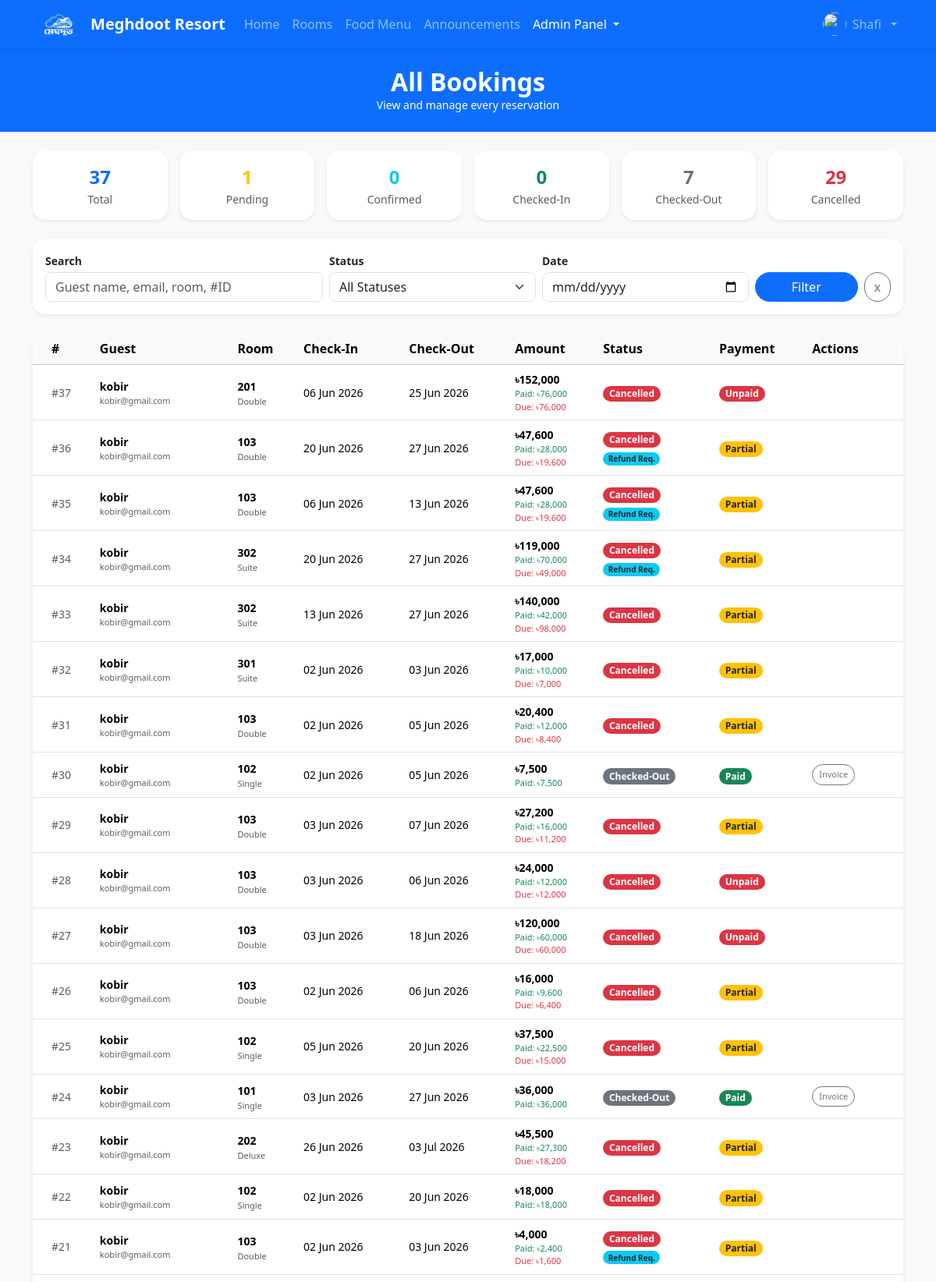
/receptionist/manage_bookings.php (signed in, upper part), run on the app's committed database.
### tables this page shows
CREATE TABLE `booking` (
  `booking_id` int(11) NOT NULL,
  `guest_id` int(11) NOT NULL,
  `room_id` int(11) NOT NULL,
  `check_in` date NOT NULL,
  `check_out` date NOT NULL,
  `status` enum('Pending','Confirmed','Checked-In','Checked-Out','Cancelled') NOT NULL DEFAULT 'Pending',
  `transaction_id` varchar(100) DEFAULT NULL,
  `pay_amount` decimal(10,2) NOT NULL DEFAULT 0.00,
  `due_amount` decimal(10,2) NOT NULL DEFAULT 0.00,
  `payment_status` enum('paid','unpaid','partial') NOT NULL DEFAULT 'unpaid',
  `refund_status` enum('none','requested','approved','rejected') NOT NULL DEFAULT 'none',
  `refund_percent` tinyint(3) UNSIGNED NOT NULL DEFAULT 0,
  `booked_at` timestamp NOT NULL DEFAULT current_timestamp(),
  `updated_at` timestamp NOT NULL DEFAULT current_timestamp() ON UPDATE current_timestamp()
);

CREATE TABLE `user` (
  `User_id` int(11) NOT NULL,
  `Name` varchar(100) NOT NULL,
  `Email` varchar(100) NOT NULL,
  `Password` varchar(255) NOT NULL,
  `Role` enum('guest','receptionist','manager','admin') NOT NULL DEFAULT 'guest',
  `Phone` varchar(20) DEFAULT NULL,
  `Photo` varchar(255) DEFAULT NULL,
  `Created_at` timestamp NOT NULL DEFAULT current_timestamp()
);

CREATE TABLE `room` (
  `room_id` int(11) NOT NULL,
  `room_number` varchar(10) NOT NULL,
  `type` enum('Single','Double','Deluxe','Suite') NOT NULL,
  `price_per_night` decimal(10,2) NOT NULL DEFAULT 0.00,
  `status` enum('Available','Booked','Under Maintenance') NOT NULL DEFAULT 'Available',
  `description` text DEFAULT NULL,
  `image` varchar(255) DEFAULT NULL,
  `floor` int(11) DEFAULT 1,
  `capacity` int(11) DEFAULT 1,
  `created_at` timestamp NOT NULL DEFAULT current_timestamp()
);

### receptionist/manage_bookings.php (the view, shortened to what this page needs)
<?php
include '../db.php';
$status_filter  = $_GET['status']  ?? '';
$search         = trim($_GET['search'] ?? '');
$date_filter    = $_GET['date']    ?? '';
$allowed_status = ['Pending','Confirmed','Checked-In','Checked-Out','Cancelled'];
if (!in_array($status_filter, $allowed_status)) $status_filter = '';
$sql = "
    SELECT b.booking_id, b.check_in, b.check_out, b.status, b.payment_status,
           b.pay_amount, b.due_amount, b.booked_at, b.refund_status,
           u.Name AS guest_name, u.Email AS guest_email, u.Phone AS guest_phone,
           r.room_number, r.type AS room_type
    FROM booking b
    JOIN user u ON b.guest_id = u.User_id
    JOIN room r ON b.room_id = r.room_id
";
$sql .= " ORDER BY b.booked_at DESC";
$stmt = $conn->prepare($sql);
$stmt->execute();
$bookings = $stmt->get_result();
$stats = $conn->query("
    SELECT
        COUNT(*) AS total,
        SUM(status='Pending')    AS pending,
        SUM(status='Confirmed')  AS confirmed,
        SUM(status='Checked-In') AS checkedin,
        SUM(status='Checked-Out')AS checkedout,
        SUM(status='Cancelled')  AS cancelled
    FROM booking
")->fetch_assoc();
?>
<!DOCTYPE html>
<html lang="en">
<head>
    <link rel="stylesheet" href="../bootstrap-5.3.8-dist/css/bootstrap.min.css"
        onerror="this.onerror=null;this.href='https://cdn.jsdelivr.net/npm/bootstrap@5.3.8/dist/css/bootstrap.min.css'">
</head>
<body class="bg-light">
<?php include '../navbar.php'; ?>
<div class="bg-primary text-white py-4 text-center">
    <div class="container">
        <h2 class="fw-bold mb-0"> All Bookings</h2>
        <p class="fw-light mb-0 small">View and manage every reservation</p>
    </div>
</div>
<section class="py-4">
<div class="container">
<div class="row g-3 mb-4">
    <?php
    $stat_items = [
        ['label'=>'Total',       'val'=>$stats['total'],      'color'=>'primary',  'filter'=>''],
        ['label'=>'Pending',     'val'=>$stats['pending'],    'color'=>'warning',  'filter'=>'Pending'],
        ['label'=>'Confirmed',   'val'=>$stats['confirmed'],  'color'=>'info',     'filter'=>'Confirmed'],
        ['label'=>'Checked-In',  'val'=>$stats['checkedin'],  'color'=>'success',  'filter'=>'Checked-In'],
        ['label'=>'Checked-Out', 'val'=>$stats['checkedout'], 'color'=>'secondary','filter'=>'Checked-Out'],
        ['label'=>'Cancelled',   'val'=>$stats['cancelled'],  'color'=>'danger',   'filter'=>'Cancelled'],
    ];
    foreach ($stat_items as $si):
    $active = ($status_filter === $si['filter']) ? 'border-2 border-' . $si['color'] : '';
    ?>
    <div class="col-6 col-md-2">
        <a href="?status=<?php echo urlencode($si['filter']); ?>" class="text-decoration-none">
            <div class="card border-0 shadow-sm rounded-4 text-center p-3 h-100 <?php echo $active; ?>">
                <div class="fw-bold fs-4 text-<?php echo $si['color']; ?>"><?php echo $si['val']; ?></div>
                <div class="text-muted small"><?php echo $si['label']; ?></div>
            </div>
        </a>
    </div>
    <?php endforeach; ?>
</div>
<div class="card border-0 shadow-sm rounded-4 p-3 mb-4">
    <form method="GET" class="row g-2 align-items-end">
        <div class="col-md-4">
            <label class="form-label small fw-semibold mb-1">Search</label>
            <input type="text" name="search" class="form-control rounded-3" placeholder="Guest name, email, room, #ID"
                value="<?php echo htmlspecialchars($search); ?>">
        </div>
        <div class="col-md-3">
            <label class="form-label small fw-semibold mb-1">Status</label>
            <select name="status" class="form-select rounded-3">
                <option value="">All Statuses</option>
            </select>
        </div>
        <div class="col-md-3">
            <label class="form-label small fw-semibold mb-1">Date</label>
            <input type="date" name="date" class="form-control rounded-3"
                value="<?php echo htmlspecialchars($date_filter); ?>">
        </div>
        <div class="col-md-2 d-flex gap-2">
            <button type="submit" class="btn btn-primary rounded-pill flex-grow-1">Filter</button>
            <a href="manage_bookings.php" class="btn btn-outline-secondary rounded-pill">x</a>
        </div>
    </form>
</div>
<div class="card border-0 shadow-sm rounded-4">
    <div class="card-body p-0">
        <?php if ($bookings->num_rows === 0): ?>
            <div class="text-center py-5 text-muted">
                <div class="fs-1"></div>
                <p class="mb-0">No bookings found matching your filters.</p>
            </div>
        <?php else: ?>
        <div class="table-responsive">
        <table class="table table-hover align-middle mb-0">
            <thead class="table-light">
                <tr>
                    <th class="ps-4">#</th>
                    <th>Guest</th>
                    <th>Room</th>
                    <th>Check-In</th>
                    <th>Check-Out</th>
                    <th>Amount</th>
                    <th>Status</th>
                    <th>Payment</th>
                    <th class="pe-4">Actions</th>
                </tr>
            </thead>
            <tbody>
            <?php while ($b = $bookings->fetch_assoc()):
                $total  = $b['pay_amount'] + $b['due_amount'];
                $status_badge = match ($b['status']) {
                    'Pending'     => 'bg-warning text-dark',
                    'Confirmed'   => 'bg-primary',
                    'Checked-In'  => 'bg-success',
                    'Checked-Out' => 'bg-secondary',
                    'Cancelled'   => 'bg-danger',
                    default       => 'bg-secondary'
                };
                $pay_badge = match ($b['payment_status']) {
                    'paid'    => 'bg-success',
                    'partial' => 'bg-warning text-dark',
                    'unpaid'  => 'bg-danger',
                    default   => 'bg-secondary'
                };
            ?>
            <tr>
                <td class="ps-4 small text-muted">#<?php echo $b['booking_id']; ?></td>
                <td>
                    <div class="fw-semibold small"><?php echo htmlspecialchars($b['guest_name']); ?></div>
                    <div class="text-muted" style="font-size:11px;"><?php echo htmlspecialchars($b['guest_email']); ?></div>
                </td>
                <td>
                    <span class="fw-semibold small"><?php echo htmlspecialchars($b['room_number']); ?></span>
                    <div class="text-muted" style="font-size:11px;"><?php echo htmlspecialchars($b['room_type']); ?></div>
                </td>
                <td class="small"><?php echo date('d M Y', strtotime($b['check_in'])); ?></td>
                <td class="small"><?php echo date('d M Y', strtotime($b['check_out'])); ?></td>
                <td class="small">
                    <div class="fw-semibold">৳<?php echo number_format($total); ?></div>
                    <div class="text-success" style="font-size:11px;">Paid: ৳<?php echo number_format($b['pay_amount']); ?></div>
                    <?php if ($b['due_amount'] > 0): ?>
                    <div class="text-danger" style="font-size:11px;">Due: ৳<?php echo number_format($b['due_amount']); ?></div>
                    <?php endif; ?>
                </td>
                <td>
                    <span class="badge <?php echo $status_badge; ?> rounded-pill">
                        <?php echo $b['status']; ?>
                    </span>
                    <?php if ($b['refund_status'] === 'requested'): ?>
                    <div><span class="badge bg-info text-dark rounded-pill mt-1" style="font-size:10px;">Refund Req.</span></div>
                    <?php endif; ?>
                </td>
                <td>
                    <span class="badge <?php echo $pay_badge; ?> rounded-pill">
                        <?php echo ucfirst($b['payment_status']); ?>
                    </span>
                </td>
                <td class="pe-4">
                    <div class="d-flex gap-1 flex-wrap">
                        <?php if (in_array($b['status'], ['Checked-Out','Confirmed','Checked-In'])): ?>
                        <a href="generate_invoice.php?booking_id=<?php echo $b['booking_id']; ?>"
                            class="btn btn-outline-secondary btn-sm rounded-pill" style="font-size:11px;">
                             Invoice
                        </a>
                        <?php endif; ?>
                    </div>
                </td>
            </tr>
            <?php endwhile; ?>
            </tbody>
        </table>
        </div>
        <?php endif; ?>
    </div>
</div>
</div>
</section>
</body>
</html>

### data on the page
booking: booking_id "37", guest.Name "kobir", guest.Email "kobir@gmail.com", room.room_number "201", room.type "Double", check_in "06 Jun 2026", check_out "25 Jun 2026", total "152,000", pay_amount "76,000", due_amount "76,000", status "Cancelled", payment_status "Unpaid"
booking: booking_id "36", guest.Name "kobir", guest.Email "kobir@gmail.com", room.room_number "103", room.type "Double", check_in "20 Jun 2026", check_out "27 Jun 2026", total "47,600", pay_amount "28,000", due_amount "19,600", status "Cancelled", refund_status "Refund Req.", payment_status "Partial"
booking: booking_id "35", guest.Name "kobir", guest.Email "kobir@gmail.com", room.room_number "103", room.type "Double", check_in "06 Jun 2026", check_out "13 Jun 2026", total "47,600", pay_amount "28,000", due_amount "19,600", status "Cancelled", refund_status "Refund Req.", payment_status "Partial"
booking: booking_id "34", guest.Name "kobir", guest.Email "kobir@gmail.com", room.room_number "302", room.type "Suite", check_in "20 Jun 2026", check_out "27 Jun 2026", total "119,000", pay_amount "70,000", due_amount "49,000", status "Cancelled", refund_status "Refund Req.", payment_status "Partial"
booking: booking_id "33", guest.Name "kobir", guest.Email "kobir@gmail.com", room.room_number "302", room.type "Suite", check_in "13 Jun 2026", check_out "27 Jun 2026", total "140,000", pay_amount "42,000", due_amount "98,000", status "Cancelled", payment_status "Partial"
booking: booking_id "32", guest.Name "kobir", guest.Email "kobir@gmail.com", room.room_number "301", room.type "Suite", check_in "02 Jun 2026", check_out "03 Jun 2026", total "17,000", pay_amount "10,000", due_amount "7,000", status "Cancelled", payment_status "Partial"
booking: booking_id "31", guest.Name "kobir", guest.Email "kobir@gmail.com", room.room_number "103", room.type "Double", check_in "02 Jun 2026", check_out "05 Jun 2026", total "20,400", pay_amount "12,000", due_amount "8,400", status "Cancelled", payment_status "Partial"
booking: booking_id "30", guest.Name "kobir", guest.Email "kobir@gmail.com", room.room_number "102", room.type "Single", check_in "02 Jun 2026", check_out "05 Jun 2026", total "7,500", pay_amount "7,500", status "Checked-Out", payment_status "Paid"
booking: booking_id "29", guest.Name "kobir", guest.Email "kobir@gmail.com", room.room_number "103", room.type "Double", check_in "03 Jun 2026", check_out "07 Jun 2026", total "27,200", pay_amount "16,000", due_amount "11,200", status "Cancelled", payment_status "Partial"
booking: booking_id "28", guest.Name "kobir", guest.Email "kobir@gmail.com", room.room_number "103", room.type "Double", check_in "03 Jun 2026", check_out "06 Jun 2026", total "24,000", pay_amount "12,000", due_amount "12,000", status "Cancelled", payment_status "Unpaid"
booking: booking_id "27", guest.Name "kobir", guest.Email "kobir@gmail.com", room.room_number "103", room.type "Double", check_in "03 Jun 2026", check_out "18 Jun 2026", total "120,000", pay_amount "60,000", due_amount "60,000", status "Cancelled", payment_status "Unpaid"
booking: booking_id "26", guest.Name "kobir", guest.Email "kobir@gmail.com", room.room_number "103", room.type "Double", check_in "02 Jun 2026", check_out "06 Jun 2026", total "16,000", pay_amount "9,600", due_amount "6,400", status "Cancelled", payment_status "Partial"
booking: booking_id "25", guest.Name "kobir", guest.Email "kobir@gmail.com", room.room_number "102", room.type "Single", check_in "05 Jun 2026", check_out "20 Jun 2026", total "37,500", pay_amount "22,500", due_amount "15,000", status "Cancelled", payment_status "Partial"
booking: booking_id "24", guest.Name "kobir", guest.Email "kobir@gmail.com", room.room_number "101", room.type "Single", check_in "03 Jun 2026", check_out "27 Jun 2026", total "36,000", pay_amount "36,000", status "Checked-Out", payment_status "Paid"
booking: booking_id "23", guest.Name "kobir", guest.Email "kobir@gmail.com", room.room_number "202", room.type "Deluxe", check_in "26 Jun 2026", check_out "03 Jul 2026", total "45,500", pay_amount "27,300", due_amount "18,200", status "Cancelled", payment_status "Partial"
booking: booking_id "22", guest.Name "kobir", guest.Email "kobir@gmail.com", room.room_number "102", room.type "Single", check_in "02 Jun 2026", check_out "20 Jun 2026", total "18,000", pay_amount "18,000", status "Cancelled", payment_status "Partial"
booking: booking_id "21", guest.Name "kobir", guest.Email "kobir@gmail.com", room.room_number "103", room.type "Double", check_in "02 Jun 2026", check_out "03 Jun 2026", total "4,000", pay_amount "2,400", due_amount "1,600", status "Cancelled", refund_status "Refund Req.", payment_status "Partial"

### other printed values
$_SESSION['name'] "Shafi"
$si['val'] "37"
$si['label'] "Total"
$si['val'] "1"
$si['label'] "Pending"
$si['val'] "0"
$si['label'] "Confirmed"
$si['label'] "Checked-In"
$si['val'] "7"
$si['label'] "Checked-Out"
$si['val'] "29"
$si['label'] "Cancelled"
